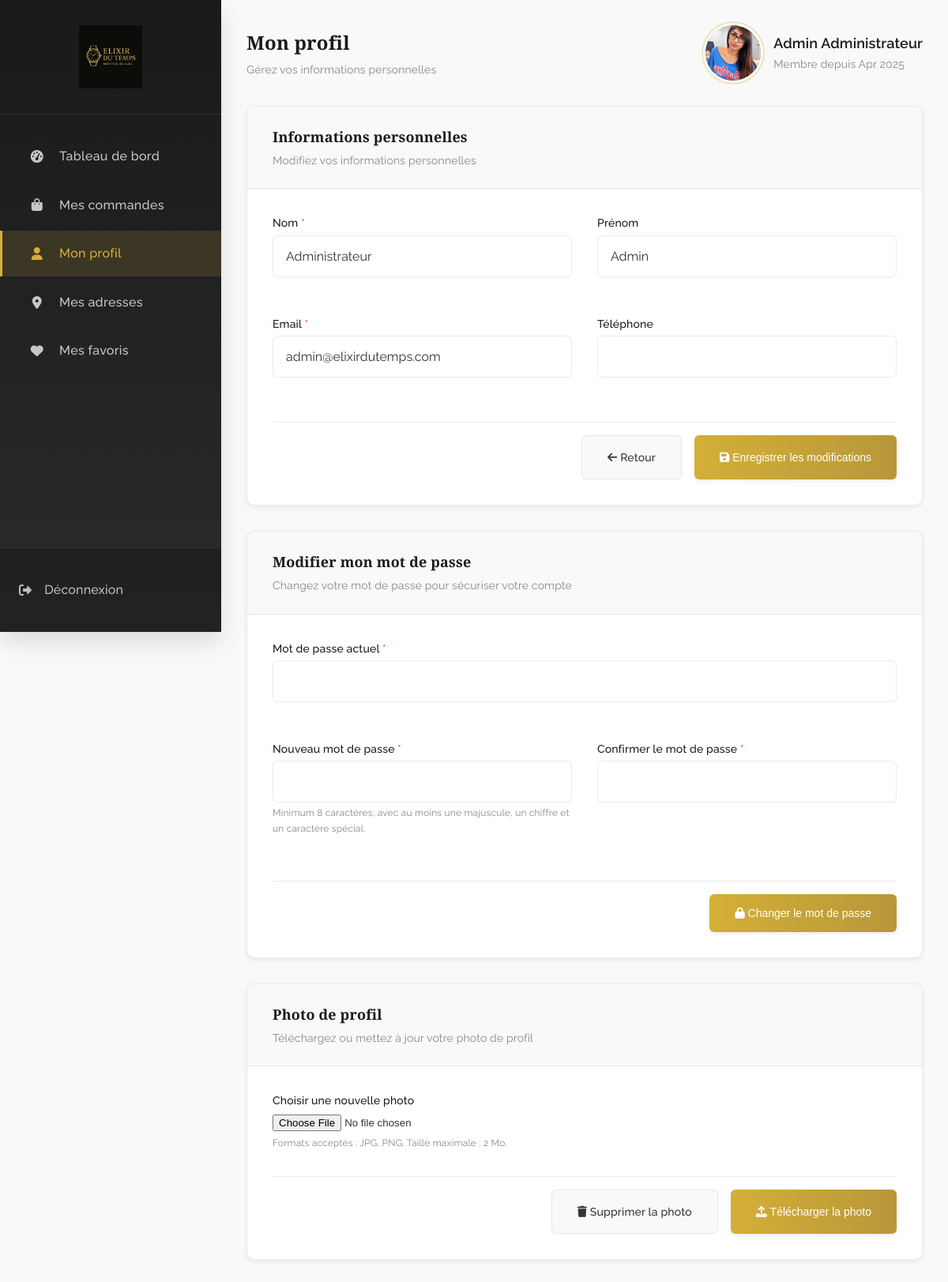
Page /public/user/profile.php (signed in) on the committed database.
### tables this page shows
CREATE TABLE utilisateurs (
    id INT AUTO_INCREMENT PRIMARY KEY,
    nom VARCHAR(100) NOT NULL,
    prenom VARCHAR(100),
    email VARCHAR(255) NOT NULL UNIQUE,
    mot_de_passe VARCHAR(255) NOT NULL,
    telephone VARCHAR(20),
    adresse TEXT,
    code_postal VARCHAR(10),
    ville VARCHAR(100),
    pays VARCHAR(100) DEFAULT 'France',
    date_creation DATETIME DEFAULT CURRENT_TIMESTAMP,
    date_modification DATETIME ON UPDATE CURRENT_TIMESTAMP,
    role ENUM('client', 'admin', 'manager') DEFAULT 'client',
    actif BOOLEAN DEFAULT TRUE,
    INDEX idx_email (email)
);

### public/user/profile.php (the view, shortened to what this page needs)
<?php
$db = new Database();
$conn = $db->getConnection();
$userId = $_SESSION['user_id'];
$stmt = $conn->prepare("SELECT * FROM utilisateurs WHERE id = ?");
$stmt->execute([$userId]);
$user = $stmt->fetch(PDO::FETCH_ASSOC);
$relativePath = "..";
?>
<!DOCTYPE html>
<html lang="fr">
<head>
    <link rel="stylesheet" href="https://cdnjs.cloudflare.com/ajax/libs/font-awesome/6.4.0/css/all.min.css">
    <link rel="stylesheet" href="assets/css/dashboard-vars.css">
    <link rel="stylesheet" href="assets/css/sidebar.css">
</head>
<body>
<div class="dashboard-layout">
    <?php include 'includes/sidebar.php'; ?>
    <main class="dashboard-content">
        <div class="dashboard-header">
            <div class="dashboard-header-left">
                <h1>Mon profil</h1>
                <p>Gérez vos informations personnelles</p>
            </div>
            <div class="user-profile-photo">
                <div class="profile-avatar">
                    <?php if (!empty($user['photo']) && file_exists($relativePath . "/uploads/users/" . $user['photo'])): ?>
                        <img src="<?php echo $relativePath; ?>/uploads/users/<?php echo htmlspecialchars($user['photo']); ?>"
                             alt="<?php echo htmlspecialchars($user['prenom']); ?>">
                    <?php endif; ?>
                </div>
                <div class="user-info">
                    <span class="user-info-name"><?php echo htmlspecialchars($user['prenom'] . ' ' . $user['nom']); ?></span>
                    <span class="user-info-member">Membre depuis <?php echo date('M Y', strtotime($user['date_creation'])); ?></span>
                </div>
            </div>
        </div>
        <div class="dashboard-section">
            <div class="section-header">
                <div>
                    <h2>Informations personnelles</h2>
                    <p>Modifiez vos informations personnelles</p>
                </div>
            </div>
            <div class="section-content">
                <form action="profile.php" method="POST" class="profile-form">
                    <div class="form-row">
                        <div class="form-column">
                            <div class="form-group">
                                <label for="nom">Nom <span class="required">*</span></label>
                                <input type="text" id="nom" name="nom" value="<?php echo htmlspecialchars($user['nom']); ?>" required>
                            </div>
                        </div>
                        <div class="form-column">
                            <div class="form-group">
                                <label for="prenom">Prénom</label>
                                <input type="text" id="prenom" name="prenom" value="<?php echo htmlspecialchars($user['prenom']); ?>">
                            </div>
                        </div>
                    </div>
                    <div class="form-row">
                        <div class="form-column">
                            <div class="form-group">
                                <label for="email">Email <span class="required">*</span></label>
                                <input type="email" id="email" name="email" value="<?php echo htmlspecialchars($user['email']); ?>" required>
                            </div>
                        </div>
                        <div class="form-column">
                            <div class="form-group">
                                <label for="telephone">Téléphone</label>
                                <input type="tel" id="telephone" name="telephone" value="<?php echo htmlspecialchars($user['telephone']); ?>">
                            </div>
                        </div>
                    </div>
                    <div class="form-actions">
                        <a href="index.php" class="btn-secondary">
                            <i class="fas fa-arrow-left"></i>&nbsp;Retour
                        </a>
                        <button type="submit" class="btn-primary">
                            <i class="fas fa-save"></i>&nbsp;Enregistrer les modifications
                        </button>
                    </div>
                </form>
            </div>
        </div>
        <div class="dashboard-section">
            <div class="section-header">
                <div>
                    <h2>Modifier mon mot de passe</h2>
                    <p>Changez votre mot de passe pour sécuriser votre compte</p>
                </div>
            </div>
            <div class="section-content">
                <form action="change-password.php" method="POST" class="password-form">
                    <div class="form-row">
                        <div class="form-column">
                            <div class="form-group">
                                <label for="current_password">Mot de passe actuel <span class="required">*</span></label>
                                <input type="password" id="current_password" name="current_password" required>
                            </div>
                        </div>
                    </div>
                    <div class="form-row">
                        <div class="form-column">
                            <div class="form-group">
                                <label for="new_password">Nouveau mot de passe <span class="required">*</span></label>
                                <input type="password" id="new_password" name="new_password" required>
                                <p class="form-hint">Minimum 8 caractères, avec au moins une majuscule, un chiffre et un caractère spécial.</p>
                            </div>
                        </div>
                        <div class="form-column">
                            <div class="form-group">
                                <label for="confirm_password">Confirmer le mot de passe <span class="required">*</span></label>
                                <input type="password" id="confirm_password" name="confirm_password" required>
                            </div>
                        </div>
                    </div>
                    <div class="form-actions">
                        <button type="submit" class="btn-primary">
                            <i class="fas fa-lock"></i>&nbsp;Changer le mot de passe
                        </button>
                    </div>
                </form>
            </div>
        </div>
        <div class="dashboard-section">
            <div class="section-header">
                <div>
                    <h2>Photo de profil</h2>
                    <p>Téléchargez ou mettez à jour votre photo de profil</p>
                </div>
            </div>
            <div class="section-content">
                <form action="update-photo.php" method="POST" enctype="multipart/form-data" class="photo-form">
                    <div class="form-group">
                        <label for="profile_photo">Choisir une nouvelle photo</label>
                        <input type="file" id="profile_photo" name="profile_photo" accept="image/*">
                        <p class="form-hint">Formats acceptés : JPG, PNG. Taille maximale : 2 Mo.</p>
                    </div>
                    <div class="form-actions">
                        <?php if (!empty($user['photo'])): ?>
                        <a href="delete-photo.php" class="btn-secondary" onclick="return confirm('Êtes-vous sûr de vouloir supprimer votre photo de profil ?')">
                            <i class="fas fa-trash"></i>&nbsp;Supprimer la photo
                        </a>
                        <?php endif; ?>
                        <button type="submit" class="btn-primary">
                            <i class="fas fa-upload"></i>&nbsp;Télécharger la photo
                        </button>
                    </div>
                </form>
            </div>
        </div>
    </main>
</div>
</body>
</html>

### public/user/assets/css/dashboard-vars.css (style rules this page uses)
:root { --primary-color: #d4af37; --primary-light: rgba(212, 175, 55, 0.1); --primary-dark: #b8973a; --secondary-color: #1a1a1a; --secondary-light: #2a2a2a; --light-color: #fff; --light-gray: #f9f9f9; --medium-gray: #888; --dark-gray: #333; --border-color: rgba(0, 0, 0, 0.08); --success-color: #4caf50; --warning-color: #ff9800; --danger-color: #f44336; --info-color: #2196F3; --shadow-xs: 0 1px 3px rgba(0,0,0,0.05); --shadow-sm: 0 2px 6px rgba(0,0,0,0.08); --shadow-md: 0 4px 12px rgba(0,0,0,0.08); --shadow-lg: 0 12px 28px rgba(0,0,0,0.12); --transition: all 0.3s cubic-bezier(0.25, 0.8, 0.25, 1); --radius-sm: 6px; --radius-md: 10px; --radius-lg: 16px; --font-primary: 'Playfair Display', serif; --font-secondary: 'Raleway', sans-serif; --font-size-xs: 0.75rem; --font-size-sm: 0.875rem; --font-size-md: 1rem; --font-size-lg: 1.125rem; --font-size-xl: 1.5rem; --font-size-2xl: 2rem; --spacing-xs: 4px; --spacing-sm: 8px; --spacing-md: 16px; --spacing-lg: 24px; --spacing-xl: 32px; }
* { margin: 0; padding: 0; box-sizing: border-box; }
body { font-family: var(--font-secondary); background-color: var(--light-gray); color: var(--dark-gray); line-height: 1.6; font-weight: 400; letter-spacing: 0.01em; }
.dashboard-layout { display: flex; min-height: 100vh; position: relative; }

### public/user/assets/css/sidebar.css (style rules this page uses)
.dashboard-content { flex: 1; margin-left: 280px; padding: var(--spacing-xl); max-width: 100%; }

### rows in the picture
utilisateurs: photo (picture), prenom+nom "Admin Administrateur", date_creation "Apr 2025", nom "Administrateur", prenom "Admin", email "admin@elixirdutemps.com"
